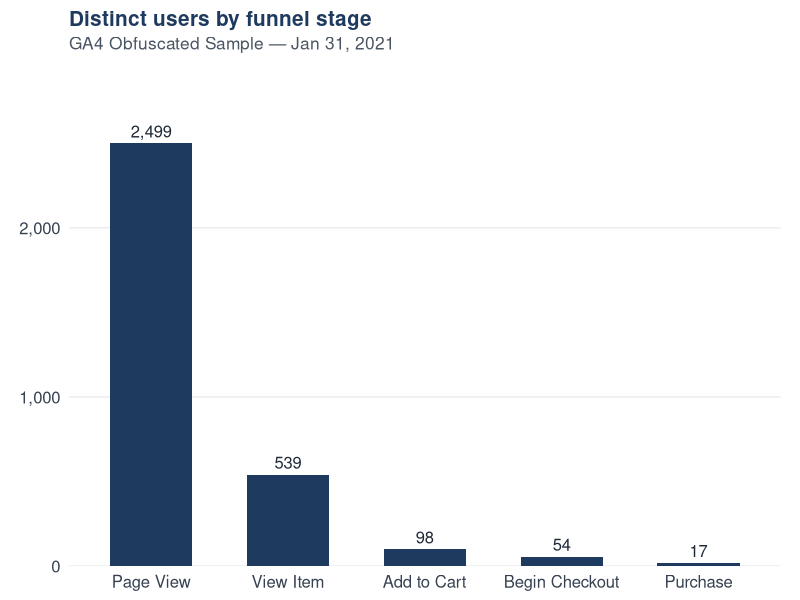
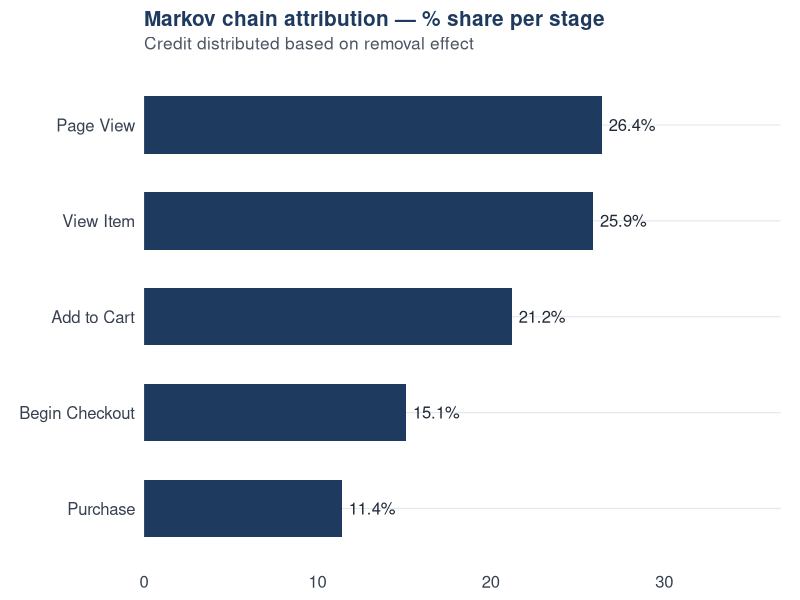
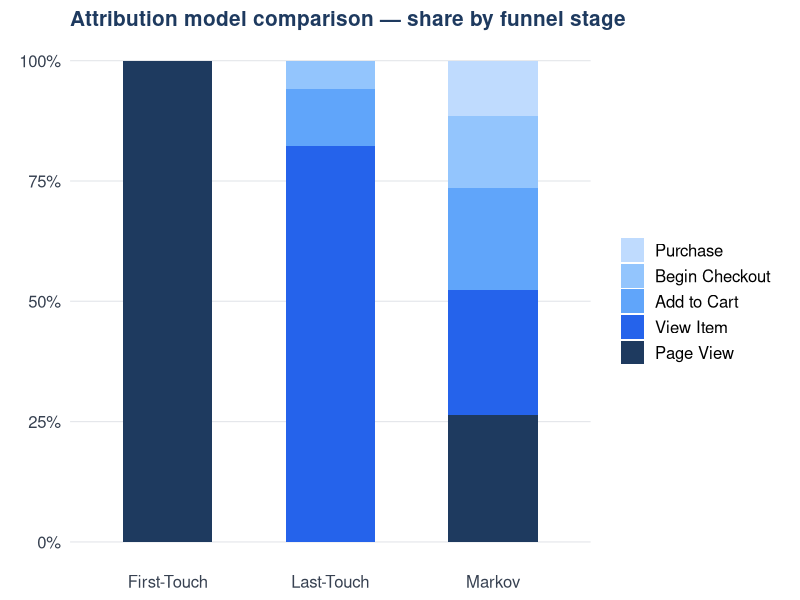

Here is the R script that generated these plots, in order:
## ---- chunk 1
#| include: false
library(dplyr)
library(ggplot2)
library(scales)
library(knitr)
library(kableExtra)

funnel_order <- c("page_view", "view_item", "add_to_cart",
                  "begin_checkout", "purchase")

funnel <- data.frame(
  event_name = factor(funnel_order, levels = funnel_order),
  users      = c(2499, 539, 98, 54, 17)
)

table_markov <- data.frame(
  channel = factor(funnel_order, levels = funnel_order),
  percent = c(26.4, 25.9, 21.2, 15.1, 11.4)
)

# Shared chart theme — white background, consistent sizes
theme_slide <- function() {
  theme_minimal(base_size = 14) +
    theme(
      plot.title         = element_text(face = "bold", size = 15,
                                        color = "#1E3A5F",
                                        margin = margin(b = 4)),
      plot.subtitle      = element_text(size = 12.5, color = "#4B5563",
                                        margin = margin(b = 10)),
      axis.text          = element_text(size = 12, color = "#374151"),
      axis.title         = element_blank(),
      panel.grid.major.x = element_blank(),
      panel.grid.major.y = element_line(color = "#E5E7EB", linewidth = 0.4),
      panel.grid.minor   = element_blank(),
      plot.background    = element_rect(fill = "white", color = NA),
      panel.background   = element_rect(fill = "white", color = NA),
      plot.margin        = margin(8, 14, 6, 14)
    )
}

BLUE <- "#1E3A5F"
ACC  <- "#2563EB"
## ---- chunk 2
#| fig-width: 9
#| fig-height: 4.2
#| fig-alt: "Bar chart of ecommerce funnel. page_view 2499 users, view_item 539, add_to_cart 98, begin_checkout 54, purchase 17. Each stage drops sharply from the previous."

ggplot(funnel, aes(x = event_name, y = users)) +
  geom_col(fill = BLUE, width = 0.6) +
  geom_text(
    aes(label = scales::comma(users)),
    vjust = -0.5, size = 4.2, color = "#1F2937"
  ) +
  scale_x_discrete(
    labels = c("Page View", "View Item", "Add to Cart",
               "Begin Checkout", "Purchase")
  ) +
  scale_y_continuous(
    labels = scales::comma,
    expand = expansion(mult = c(0, 0.18))
  ) +
  labs(
    title    = "Distinct users by funnel stage",
    subtitle = "GA4 Obfuscated Sample — Jan 31, 2021"
  ) +
  theme_slide()
## ---- chunk 3
data.frame(
  Transition = c(
    "page_view → view_item",
    "view_item → add_to_cart",
    "add_to_cart → begin_checkout",
    "begin_checkout → purchase"
  ),
  Dropoff  = c("78.4%", "81.8%", "44.9%", "68.5%"),
  Priority = c("Critical", "Critical", "Moderate", "Critical")
) |>
  kable(
    col.names = c("Transition", "Drop-off", "Priority"),
    align     = c("l", "c", "c")
  ) |>
  kable_styling(
    font_size         = 20,
    full_width        = TRUE,
    bootstrap_options = "basic"
  ) |>
  row_spec(c(1, 2, 4), bold = TRUE,
           color      = "#7F1D1D",
           background = "#FEF2F2") |>
  row_spec(3,
           color      = "#78350F",
           background = "#FFFBEB")
## ---- chunk 4
#| fig-width: 8
#| fig-height: 4
#| fig-alt: "Horizontal bar chart of Markov chain attribution. page_view 26.4%, view_item 25.9%, add_to_cart 21.2%, begin_checkout 15.1%, purchase 11.4%."

table_markov |>
  ggplot(aes(x = reorder(channel, percent), y = percent)) +
  geom_col(fill = BLUE, width = 0.6) +
  geom_text(
    aes(label = paste0(percent, "%")),
    hjust = -0.15, size = 4.2, color = "#1F2937"
  ) +
  coord_flip() +
  scale_x_discrete(labels = c(
    "page_view"      = "Page View",
    "view_item"      = "View Item",
    "add_to_cart"    = "Add to Cart",
    "begin_checkout" = "Begin Checkout",
    "purchase"       = "Purchase"
  )) +
  scale_y_continuous(
    limits = c(0, 34),
    expand = expansion(mult = c(0, 0.08))
  ) +
  labs(
    title    = "Markov chain attribution — % share per stage",
    subtitle = "Credit distributed based on removal effect"
  ) +
  theme_slide()
## ---- chunk 5
#| fig-width: 9
#| fig-height: 4
#| fig-alt: "Stacked bar chart comparing First-Touch, Last-Touch, and Markov attribution. First-touch gives 100% to page_view. Last-touch gives 82% to view_item. Markov distributes evenly across all five stages."

data.frame(
  channel = rep(c("Page View","View Item","Add to Cart",
                  "Begin Checkout","Purchase"), 3),
  model   = rep(c("First-Touch","Last-Touch","Markov"), each = 5),
  value   = c(
    100,  0,    0,    0,    0,
    0,   82.4, 11.8,  5.9,  0,
    26.4, 25.9, 21.2, 15.1, 11.4
  )
) |>
  mutate(
    channel = factor(channel,
                     levels = rev(c("Page View","View Item","Add to Cart",
                                    "Begin Checkout","Purchase"))),
    model   = factor(model, levels = c("First-Touch","Last-Touch","Markov"))
  ) |>
  ggplot(aes(x = model, y = value, fill = channel)) +
  geom_col(position = "fill", width = 0.55) +
  scale_y_continuous(labels = percent_format()) +
  scale_fill_manual(values = c(
    "Page View"      = "#1E3A5F",
    "View Item"      = "#2563EB",
    "Add to Cart"    = "#60A5FA",
    "Begin Checkout" = "#93C5FD",
    "Purchase"       = "#BFDBFE"
  )) +
  labs(
    title = "Attribution model comparison — share by funnel stage",
    x     = NULL,
    y     = "Share of attributed conversions",
    fill  = NULL
  ) +
  theme_slide() +
  theme(
    legend.position = "right",
    legend.text     = element_text(size = 12),
    legend.key.size = unit(0.65, "cm")
  )
